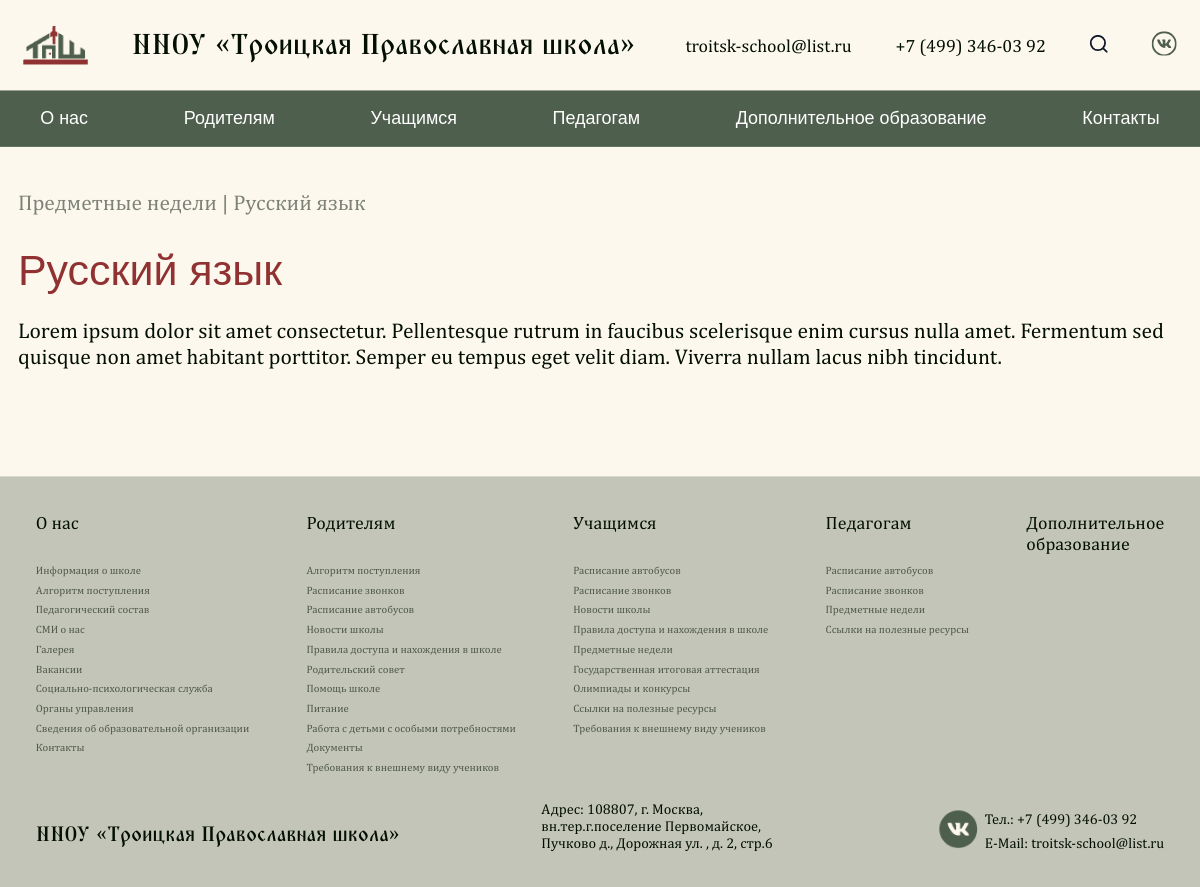
Screenshot of /subjects/1/ with the database file from the repository.
### pages/models.py (models this page shows, shortened)
class Contact(SingletonModel):
  email = models.CharField("Электронная почта", max_length=100)
  phone = models.CharField("Телефон", max_length=100)
  address = models.CharField("Адрес", max_length=100)
  vk_link = models.CharField("Ссылка на VK", max_length=100)
  class Meta:
    verbose_name = "Контакты"
    verbose_name_plural = "Контакты"

class SubjectWeek(models.Model):
  name = models.CharField("Название", max_length=2000)
  color = models.CharField("Цвет предмета", max_length=30)
  description = models.TextField("Описание", max_length=20000)
  class Meta:
    verbose_name = "Предметная неделя"
    verbose_name_plural = "Предметные недели"

class GenericPageB(models.Model):
  COLOR_CHOICES = [
    ('#913232', 'Красный'),
    ('#4F5F4D', 'Зелёный'),
  ]
  show_in_nav = models.BooleanField("Показать страницу в навигации?", default=False)
  category = models.ForeignKey(GenericPageCategory, verbose_name="Категория", on_delete=models.CASCADE, related_name="pages_b", null=True, blank=True)
  path = models.CharField("Путь к странице", max_length=800, null=True, blank=True)
  page_title = models.CharField("Название страницы", max_length=2000)
  description = models.TextField("Описание", max_length=20000)
  title_color = models.CharField("Цвет заголовка", max_length=7, choices=COLOR_CHOICES, default='#913232')
  is_navigational = models.BooleanField("Является ли страницей навигации?", default=False)
  class Meta:
    verbose_name = "Страница типа 'Б'"
    verbose_name_plural = "Страницы типа 'Б'"

### pages/views.py (the view)
# urls.py: path('subjects/<int:id>/', subjects_detail_page, name="page_subjects_detail"),
def subjects_detail_page(request, id):
  main_page_info = MainPage.objects.all()[0]
  contacts = Contact.objects.all()[0]
  subject = SubjectWeek.objects.get(id=id)
  page_for_nav_a = GenericPageA.objects.all().filter(show_in_nav=True)
  page_for_nav_b = GenericPageB.objects.all().filter(show_in_nav=True)
  context = {
      'main_page_info': main_page_info,
      'contacts': contacts,
      'subject': subject,
      'page_for_nav_a': page_for_nav_a,
      'page_for_nav_b': page_for_nav_b,
  }
  return render(request, 'subject_weeks_detail.html', context)

### pages/templates/subject_weeks_detail.html (shortened to what this page needs)
{% extends 'generics/base.html' %}
{% load static %}
{% block content %}
<div class="container" style="margin-bottom: 120px;">
  <h2 class="generic-subtitle">
    <a class="generic-breadcrumb generic-subtitle" href="{% url 'page_subjects' %}">Предметные недели</a> | {{ subject.name }}
  </h2>
  <h1 class="generic-title">
    {{ subject.name }}
  </h1>
  <div class="about-school-page-content">
    {{ subject.description|safe|linebreaksbr }}
  </div>
</div>
{% endblock %}

### pages/templates/generics/_header.html (shortened to what this page needs)
{% load static %}
<header class="header">
    <div class="container">
        <div class="header-block">
            <a href="{% url 'page_main' %}" class="header-box">
                <img src="{% static 'assets/Layer_Logo.png' %}" alt="">
                <h1 class="header-title">ННОУ «Троицкая Православная школа»</h1>
            </a>
            <div class="header-nav">
                <ul class="nav-list">
                    <li><a href="mailto:{{ contacts.email }}" class="nav-link">{{ contacts.email }}</a></li>
                    <li><a href="tel:{{ contacts.phone }}" class="nav-link">{{ contacts.phone }}</a></li>
                    <li><a href="#" class="nav-link">
                    </a></li>
                    <li><a href="{{ contacts.vk_link }}" class="nav-link">
                    </a></li>
                </ul>
            </div>
        </div>
    </div>
</header>
<nav class="navbar">
    <ul class="container menu">
        <li class="menu-item has-submenu">
            <a href="{% url 'page_type_b' 9 %}">О нас</a>
        </li>
        <li class="menu-item has-submenu">
            <a href="{% url 'page_type_b' 10 %}">Родителям</a>
        </li>
        <li class="menu-item has-submenu">
            <a href="{% url 'page_type_b' 11 %}">Учащимся</a>
        </li>
        <li class="menu-item has-submenu">
            <a href="{% url 'page_type_b' 12 %}">Педагогам</a>
        </li>
        <li class="menu-item"><a href="{% url 'page_additional_education' %}">Дополнительное образование</a></li>
        <li class="menu-item"><a href="{% url 'page_contacts' %}">Контакты</a></li>
    </ul>
    </nav>

### pages/templates/generics/_footer.html (shortened to what this page needs)
{% load static %}
<footer class="footer">
  <div class="container">
    <div class="footer-colums">
      <div class="footer__columns">
        <p><a style="font-weight: 500;" href="{% url 'page_type_b' 9 %}">О нас</a></p>
        <p><a class="footer__text" href="{% url 'page_school_information_main' %}">Информация о школе</a></p>
        <p><a class="footer__text" href="{% url 'page_append' %}">Алгоритм поступления</a></p>
        <p><a class="footer__text" href="{% url 'page_teachers' %}">Педагогический состав</a></p>
        <p><a class="footer__text" href="{% url 'page_news' %}">СМИ о нас</a></p>
        <p><a class="footer__text" href="{% url 'page_gallery' %}">Галерея</a></p>
        <p><a class="footer__text" href="{% url 'page_vacancy' %}">Вакансии</a></p>
        <p><a class="footer__text" href="{% url 'page_social_psychology' %}">Социально-психологическая служба</a></p>
        <p><a class="footer__text" href="{% url 'page_administrative_control' %}">Органы управления</a></p>
        <p><a class="footer__text" href="{% url 'page_additional_organization' %}">Сведения об образовательной организации</a></p>
        <p><a class="footer__text" href="{% url 'page_contacts' %}">Контакты</a></p>
      </div>
      <div class="footer__columns">
        <p><a style="font-weight: 500;" href="{% url 'page_type_b' 10 %}">Родителям</a></p>
        <p><a class="footer__text" href="{% url 'page_append' %}">Алгоритм поступления</a></p>
        <p><a class="footer__text" href="{% url 'page_schedule' %}">Расписание звонков</a></p>
        <p><a class="footer__text" href="{% url 'page_schedule_bus' %}">Расписание автобусов</a></p>
        <p><a class="footer__text" href="{% url 'page_news' %}">Новости школы</a></p>
        <p><a class="footer__text" href="{% url 'page_type_b' 6 %}">Правила доступа и нахождения в школе</a></p>
        <p><a class="footer__text" href="{% url 'page_administrative_control_detail' 3 %}">Родительский совет</a></p>
        <p><a class="footer__text" href="{% url 'page_school_information_detail' 3 %}">Помощь школе</a></p>
        <p><a class="footer__text" href="{% url 'page_cuisine' %}">Питание</a></p>
        <p><a class="footer__text" href="#">Работа с детьми с особыми потребностями</a></p>
        <p><a class="footer__text" href="#">Документы</a></p>
        {% for page in page_for_nav_b %}
        {% if page.category.name == 'Родителям' %}
        <p><a class="footer__text" href="{% url 'page_type_b' page.id %}">{{ page.page_title }}</a></p>
        {% endif %}
        {% endfor %}
      </div>
      <div class="footer__columns">
        <p><a style="font-weight: 500;" href="{% url 'page_type_b' 11 %}">Учащимся</a></p>
        <p><a class="footer__text" href="{% url 'page_schedule_bus' %}">Расписание автобусов</a></p>
        <p><a class="footer__text" href="{% url 'page_schedule' %}">Расписание звонков</a></p>
        <p><a class="footer__text" href="{% url 'page_news' %}">Новости школы</a></p>
        <p><a class="footer__text" href="{% url 'page_type_b' 3 %}">Правила доступа и нахождения в школе</a></p>
        <p><a class="footer__text" href="{% url 'page_subjects' %}">Предметные недели</a></p>
        <p><a class="footer__text" href="{% url 'page_attestation' %}">Государственная итоговая аттестация</a></p>
        <p><a class="footer__text" href="{% url 'page_type_b' 1 %}">Олимпиады и конкурсы</a></p>
        <p><a class="footer__text" href="{% url 'page_type_b' 2 %}">Ссылки на полезные ресурсы</a></p>
        {% for page in page_for_nav_b %}
        {% if page.category.name == 'Учащимся' %}
        <p><a class="footer__text" href="{% url 'page_type_b' page.id %}">{{ page.page_title }}</a></p>
        {% endif %}
        {% endfor %}
      </div>
      <div class="footer__columns">
        <p><a style="font-weight: 500;" href="{% url 'page_type_b' 12 %}">Педагогам</a></p>
        <p><a class="footer__text" href="{% url 'page_schedule_bus' %}">Расписание автобусов</a></p>
        <p><a class="footer__text" href="{% url 'page_schedule' %}">Расписание звонков</a></p>
        <p><a class="footer__text" href="{% url 'page_subjects' %}">Предметные недели</a></p>
        <p><a class="footer__text" href="{% url 'page_type_b' 5 %}">Ссылки на полезные ресурсы</a></p>
      </div>
      <div class="footer__columns">
        <p><a style="font-weight: 500;" href="{% url 'page_additional_education' %}">Дополнительное <br> образование</a></p>
      </div>
    </div>
    <div class="footer__bottom">
      <a class="footer__name" href="{% url 'page_main' %}">ННОУ «Троицкая Православная школа»</a>
      <p class="footer__adres" style="width: 286px;">Адрес: {{ contacts.address }}</p>
      <div class="search-btn" style="display: flex; height: 46px; gap: 7.85px">
        <a href="{{ contacts.vk_link }}"><img class="vk" src="{% static 'assets/basil_vk-solid.png' %}" style="width: 43px; height: 42px;" alt=""></a>
        <div class="footer__contact" style="display: flex; flex-direction: column; justify-content: space-between;">
          <p class="footer__number">Тел.: {{ contacts.phone }}</p>
          <p class="footer__emil">E-Mail: {{ contacts.email }}</p>
        </div>
      </div>
    </div>
  </div>
</footer>

### static/css/index.css (style rules this page uses)
* { padding: 0; margin: 0; box-sizing: border-box; list-style: none; text-decoration: none; }
html, body { margin: 0; padding: 0; background: #FCF8EE; scroll-behavior: smooth; }
@media (max-width: 1330px) { body { overflow-x: hidden; } }
.container { max-width: 1300px; margin: 0 auto; }
p, span, a, h1, h2, h3, h4, h5, h6, b { font-family: 'Playfair Display', sans-serif; }

### static/css/header.css (style rules this page uses)
.header { padding: 26px; width: 100%; background: rgb(252, 248, 238); }
.header-block { display: flex; justify-content: space-between; align-items: center; }
.header-box { display: flex; align-items: center; gap: 49px; }
.nav-list { display: flex; align-items: center; gap: 49px; }
.header-title { color: rgb(2, 15, 1); font-family: 'TriodPostnaja' , serif; font-size: 32px; font-weight: 500; line-height: 49px; text-align: left; }
.nav-link { color: rgb(2, 15, 1); font-family: 'Literata', sans-serif; font-size: 20px; font-weight: 400; letter-spacing: 0%; text-align: left; }
.navbar { background-color: #4F5F4D; }
.menu { display: flex; justify-content: space-between; list-style: none; padding: 0; margin: 0; }
.menu-item { position: relative; }
.menu-item a { display: block; padding: 20px 25px; color: white; text-decoration: none; font-size: 20px; font-size: 'Literata', sans-serif; border-radius: 12px; }

### static/css/generic.css (style rules this page uses)
.generic-subtitle { font-size: 24px; font-weight: 500; line-height: 1.2; color: #020F01; opacity: 0.5; padding-top: 48px; padding-bottom: 32px; font-family: 'Literata', sans-serif; }
.generic-title { font-size: 48px; letter-spacing: 0%; font-weight: 500; line-height: 1.2; color: #913232; font-family: 'Playfair Display', sans-serif; margin-bottom: 24px; }
.generic-breadcrumb { opacity: 1; }

### static/css/footer.css (style rules this page uses)
.footer { margin-top: 72px; background: rgb(207, 209, 196); padding: 40px 20px; font-family: 'Literata', sans-serif; }
.footer { background-color: #c2c5b7; padding: 40px; font-family: serif; font-size: 14px; color: #1f1f1f; margin-top: 40px; margin-bottom: -10px; }
.footer-colums { display: flex; justify-content: space-between; margin-bottom: 30px; position: relative; }
.footer__bottom { display: flex; justify-content: space-between; align-items: flex-end; flex-wrap: wrap; }
.footer__text { color: black; opacity: 0.6; font-family: 'Literata' , serif; font-weight: 400; }
.footer__name { color: rgb(2, 15, 1); font-family: 'TriodPostnaja', serif; font-size: 23.13px; font-weight: 500; line-height: 36px; letter-spacing: 0%; text-align: left; }
.footer__adres { color: rgb(2, 15, 1); font-family: 'Literata', serif; font-size: 16px; font-weight: 400; line-height: 19px; letter-spacing: 0%; text-align: left; }
.footer__number, .footer__emil { color: rgb(2, 15, 1); font-family: 'Literata', sans-serif; font-size: 16px; font-weight: 400; line-height: 19px; letter-spacing: 0%; text-align: left; }
.footer__columns p a { width: 50; height: 23; gap: 10px; color: rgb(2, 15, 1); font-family: 'Literata', sans-serif; font-weight: 400; letter-spacing: 0%; text-align: left; text-decoration: none; font-size: 12px; }
.footer__columns p:first-child { margin-bottom: 27px; }
.footer__columns p:first-child a { font-size: 20px; }
.footer__columns { display: flex; flex-direction: column; gap: 6px; }

### static/css/about-school-main.css (style rules this page uses)
.about-school-page-content { font-family: 'Literata', sans-serif; font-size: 24px; font-weight: 500; line-height: 120%; letter-spacing: 0%; color: #020F01; }

### rows the page displays
Contact: email "troitsk-school@list.ru", phone "+7 (499) 346-03 92", address "108807, г. Москва, вн.тер.г.поселение Первомайское, Пучково д., Дорожная ул. , д. 2, стр.6"
SubjectWeek: name "Русский язык", description "Lorem ipsum dolor sit amet consectetur. Pellentesque rutrum in faucibus scelerisque enim cursus nulla amet. Fermentum sed quisque non amet habitant porttitor. Semper eu tempus eget velit diam. Viverra nullam lacus nibh tincidunt."
GenericPageB: page_title "Требования к внешнему виду учеников"
GenericPageB: page_title "Требования к внешнему виду учеников"
